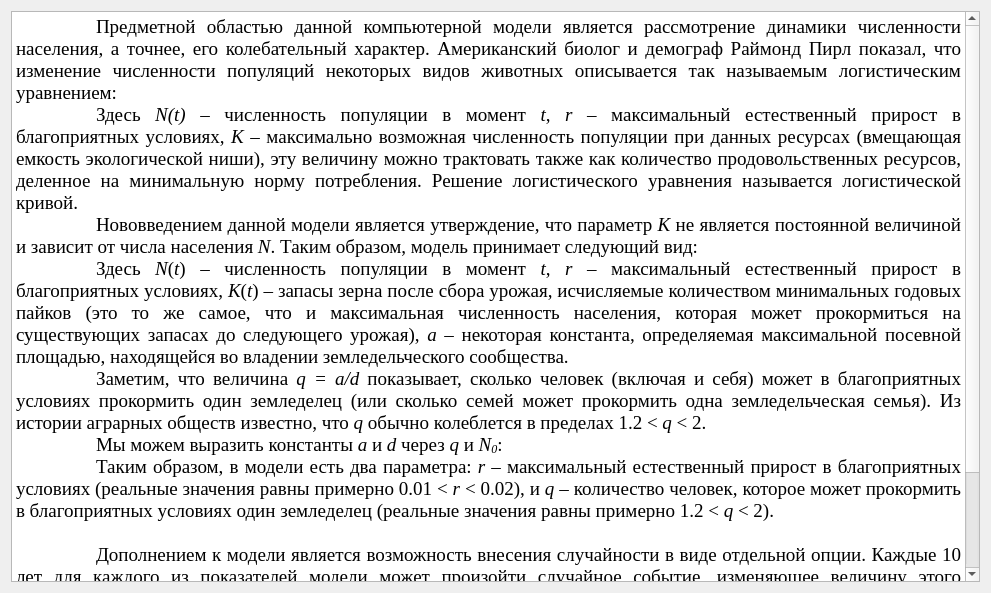
<?xml version="1.0" encoding="UTF-8"?>
<ui version="4.0">
 <class>ru_model</class>
 <widget class="QDialog" name="ru_model">
  <property name="geometry">
   <rect>
    <x>0</x>
    <y>0</y>
    <width>991</width>
    <height>593</height>
   </rect>
  </property>
  <property name="windowTitle">
   <string>Описание математической модели</string>
  </property>
  <layout class="QVBoxLayout" name="verticalLayout">
   <item>
    <widget class="QTextBrowser" name="textBrowser">
     <property name="font">
      <font>
       <family>Times New Roman</family>
       <pointsize>14</pointsize>
      </font>
     </property>
     <property name="html">
      <string>&lt;!DOCTYPE HTML PUBLIC &quot;-//W3C//DTD HTML 4.0//EN&quot; &quot;http://www.w3.org/TR/REC-html40/strict.dtd&quot;&gt;
&lt;html&gt;&lt;head&gt;&lt;meta name=&quot;qrichtext&quot; content=&quot;1&quot; /&gt;&lt;style type=&quot;text/css&quot;&gt;
p, li { white-space: pre-wrap; }
&lt;/style&gt;&lt;/head&gt;&lt;body style=&quot; font-family:'Times New Roman'; font-size:14pt; font-weight:400; font-style:normal;&quot;&gt;
&lt;p align=&quot;justify&quot; style=&quot; margin-top:0px; margin-bottom:0px; margin-left:0px; margin-right:0px; -qt-block-indent:0; text-indent:0px;&quot;&gt;	Предметной областью данной компьютерной модели является рассмотрение динамики численности населения, а точнее, его колебательный характер. &lt;span style=&quot; font-family:'Times New Roman','serif';&quot;&gt;Американский биолог и демограф Раймонд Пирл показал, что изменение численности популяций некоторых видов животных описывается так называемым логистическим уравнением:&lt;/span&gt;&lt;/p&gt;
&lt;p align=&quot;center&quot; style=&quot; margin-top:0px; margin-bottom:0px; margin-left:0px; margin-right:0px; -qt-block-indent:0; text-indent:0px;&quot;&gt;&lt;img src=&quot;:/images/1.png&quot; /&gt;&lt;/p&gt;
&lt;p align=&quot;justify&quot; style=&quot; margin-top:0px; margin-bottom:0px; margin-left:0px; margin-right:0px; -qt-block-indent:0; text-indent:0px;&quot;&gt;&lt;span style=&quot; font-family:'Times New Roman','serif';&quot;&gt;	Здесь &lt;/span&gt;&lt;span style=&quot; font-family:'Times New Roman','serif'; font-style:italic;&quot;&gt;N(t)&lt;/span&gt;&lt;span style=&quot; font-family:'Times New Roman','serif';&quot;&gt; – численность популяции в момент &lt;/span&gt;&lt;span style=&quot; font-family:'Times New Roman','serif'; font-style:italic;&quot;&gt;t&lt;/span&gt;&lt;span style=&quot; font-family:'Times New Roman','serif';&quot;&gt;, &lt;/span&gt;&lt;span style=&quot; font-family:'Times New Roman','serif'; font-style:italic;&quot;&gt;r&lt;/span&gt;&lt;span style=&quot; font-family:'Times New Roman','serif';&quot;&gt; – максимальный естественный прирост в благоприятных условиях, &lt;/span&gt;&lt;span style=&quot; font-family:'Times New Roman','serif'; font-style:italic;&quot;&gt;K&lt;/span&gt;&lt;span style=&quot; font-family:'Times New Roman','serif';&quot;&gt; – максимально возможная численность популяции при данных ресурсах (вмещающая емкость экологической ниши), эту величину можно трактовать также как количество продовольственных ресурсов, деленное на минимальную норму потребления. Решение логистического уравнения называется логистической кривой.&lt;/span&gt;&lt;/p&gt;
&lt;p align=&quot;justify&quot; style=&quot; margin-top:0px; margin-bottom:0px; margin-left:0px; margin-right:0px; -qt-block-indent:0; text-indent:0px;&quot;&gt;&lt;span style=&quot; font-family:'Times New Roman','serif';&quot;&gt;	Нововведением данной модели является утверждение, что параметр &lt;/span&gt;&lt;span style=&quot; font-family:'Times New Roman','serif'; font-style:italic;&quot;&gt;K&lt;/span&gt;&lt;span style=&quot; font-family:'Times New Roman','serif';&quot;&gt; не является постоянной величиной и зависит от числа населения &lt;/span&gt;&lt;span style=&quot; font-family:'Times New Roman','serif'; font-style:italic;&quot;&gt;N&lt;/span&gt;&lt;span style=&quot; font-family:'Times New Roman','serif';&quot;&gt;. Таким образом, модель принимает следующий вид:&lt;/span&gt;&lt;/p&gt;
&lt;p align=&quot;center&quot; style=&quot; margin-top:0px; margin-bottom:0px; margin-left:0px; margin-right:0px; -qt-block-indent:0; text-indent:0px;&quot;&gt;&lt;img src=&quot;:/images/2.png&quot; /&gt;&lt;/p&gt;
&lt;p align=&quot;justify&quot; style=&quot; margin-top:0px; margin-bottom:0px; margin-left:0px; margin-right:0px; -qt-block-indent:0; text-indent:0px;&quot;&gt;&lt;span style=&quot; font-family:'Times New Roman','serif';&quot;&gt;	Здесь &lt;/span&gt;&lt;span style=&quot; font-family:'Times New Roman','serif'; font-style:italic;&quot;&gt;N&lt;/span&gt;&lt;span style=&quot; font-family:'Times New Roman','serif';&quot;&gt;(&lt;/span&gt;&lt;span style=&quot; font-family:'Times New Roman','serif'; font-style:italic;&quot;&gt;t&lt;/span&gt;&lt;span style=&quot; font-family:'Times New Roman','serif';&quot;&gt;) – численность популяции в момент &lt;/span&gt;&lt;span style=&quot; font-family:'Times New Roman','serif'; font-style:italic;&quot;&gt;t&lt;/span&gt;&lt;span style=&quot; font-family:'Times New Roman','serif';&quot;&gt;, &lt;/span&gt;&lt;span style=&quot; font-family:'Times New Roman','serif'; font-style:italic;&quot;&gt;r&lt;/span&gt;&lt;span style=&quot; font-family:'Times New Roman','serif';&quot;&gt; – максимальный естественный прирост в благоприятных условиях, &lt;/span&gt;&lt;span style=&quot; font-family:'Times New Roman','serif'; font-style:italic;&quot;&gt;K&lt;/span&gt;&lt;span style=&quot; font-family:'Times New Roman','serif';&quot;&gt;(&lt;/span&gt;&lt;span style=&quot; font-family:'Times New Roman','serif'; font-style:italic;&quot;&gt;t&lt;/span&gt;&lt;span style=&quot; font-family:'Times New Roman','serif';&quot;&gt;) – запасы зерна после сбора урожая, исчисляемые количеством минимальных годовых пайков (это то же самое, что и максимальная численность населения, которая может прокормиться на существующих запасах до следующего урожая), &lt;/span&gt;&lt;span style=&quot; font-family:'Times New Roman','serif'; font-style:italic;&quot;&gt;a&lt;/span&gt;&lt;span style=&quot; font-family:'Times New Roman','serif';&quot;&gt; – некоторая константа, определяемая максимальной посевной площадью, находящейся во владении земледельческого сообщества.&lt;/span&gt;&lt;/p&gt;
&lt;p align=&quot;justify&quot; style=&quot; margin-top:0px; margin-bottom:0px; margin-left:0px; margin-right:0px; -qt-block-indent:0; text-indent:0px;&quot;&gt;&lt;span style=&quot; font-family:'Times New Roman','serif';&quot;&gt;	Заметим, что величина &lt;/span&gt;&lt;span style=&quot; font-family:'Times New Roman','serif'; font-style:italic;&quot;&gt;q = a/d&lt;/span&gt;&lt;a name=&quot;_x0000_t75&quot;&gt;&lt;/a&gt;&lt;span style=&quot; font-family:'Times New Roman','serif';&quot;&gt; &lt;/span&gt;&lt;span style=&quot; font-family:'Times New Roman','serif';&quot;&gt;показывает, сколько человек (включая и себя) может в благоприятных условиях прокормить один земледелец (или сколько семей может прокормить одна земледельческая семья). Из истории аграрных обществ известно, что &lt;/span&gt;&lt;span style=&quot; font-family:'Times New Roman','serif'; font-style:italic;&quot;&gt;q&lt;/span&gt;&lt;span style=&quot; font-family:'Times New Roman','serif';&quot;&gt; обычно колеблется в пределах 1.2 &amp;lt; &lt;/span&gt;&lt;span style=&quot; font-family:'Times New Roman','serif'; font-style:italic;&quot;&gt;q&lt;/span&gt;&lt;span style=&quot; font-family:'Times New Roman','serif';&quot;&gt; &amp;lt; 2&lt;/span&gt;&lt;a name=&quot;_x0000_i1025&quot;&gt;&lt;/a&gt;&lt;span style=&quot; font-family:'Times New Roman','serif';&quot;&gt;.&lt;/span&gt;&lt;/p&gt;
&lt;p align=&quot;justify&quot; style=&quot; margin-top:0px; margin-bottom:0px; margin-left:0px; margin-right:0px; -qt-block-indent:0; text-indent:0px;&quot;&gt;&lt;a name=&quot;_x0000_i1025&quot;&gt;&lt;/a&gt;&lt;span style=&quot; font-family:'Times New Roman','serif';&quot;&gt;	&lt;/span&gt;&lt;span style=&quot; font-family:'Times New Roman','serif';&quot;&gt;Мы можем выразить константы &lt;/span&gt;&lt;span style=&quot; font-family:'Times New Roman','serif'; font-style:italic;&quot;&gt;a&lt;/span&gt;&lt;span style=&quot; font-family:'Times New Roman','serif';&quot;&gt; и &lt;/span&gt;&lt;span style=&quot; font-family:'Times New Roman','serif'; font-style:italic;&quot;&gt;d&lt;/span&gt;&lt;span style=&quot; font-family:'Times New Roman','serif';&quot;&gt; через &lt;/span&gt;&lt;span style=&quot; font-family:'Times New Roman','serif'; font-style:italic;&quot;&gt;q&lt;/span&gt;&lt;span style=&quot; font-family:'Times New Roman','serif';&quot;&gt; и &lt;/span&gt;&lt;span style=&quot; font-family:'Times New Roman','serif'; font-style:italic;&quot;&gt;N&lt;/span&gt;&lt;span style=&quot; font-family:'Times New Roman','serif'; font-style:italic; vertical-align:sub;&quot;&gt;0&lt;/span&gt;&lt;span style=&quot; font-family:'Times New Roman','serif';&quot;&gt;:&lt;/span&gt;&lt;/p&gt;
&lt;p align=&quot;center&quot; style=&quot; margin-top:0px; margin-bottom:0px; margin-left:0px; margin-right:0px; -qt-block-indent:0; text-indent:0px;&quot;&gt;&lt;img src=&quot;:/images/3.png&quot; /&gt;&lt;/p&gt;
&lt;p align=&quot;justify&quot; style=&quot; margin-top:0px; margin-bottom:0px; margin-left:0px; margin-right:0px; -qt-block-indent:0; text-indent:0px;&quot;&gt;&lt;span style=&quot; font-family:'Times New Roman','serif';&quot;&gt;	Таким образом, в модели есть два параметра: &lt;/span&gt;&lt;span style=&quot; font-family:'Times New Roman','serif'; font-style:italic;&quot;&gt;r&lt;/span&gt;&lt;span style=&quot; font-family:'Times New Roman','serif';&quot;&gt; – максимальный естественный прирост в благоприятных условиях (реальные значения равны примерно 0.01 &amp;lt; &lt;/span&gt;&lt;span style=&quot; font-family:'Times New Roman','serif'; font-style:italic;&quot;&gt;r&lt;/span&gt;&lt;span style=&quot; font-family:'Times New Roman','serif';&quot;&gt; &amp;lt; 0.02), и &lt;/span&gt;&lt;span style=&quot; font-family:'Times New Roman','serif'; font-style:italic;&quot;&gt;q&lt;/span&gt;&lt;span style=&quot; font-family:'Times New Roman','serif';&quot;&gt; – количество человек, которое может прокормить в благоприятных условиях один земледелец (реальные значения равны примерно 1.2 &amp;lt; &lt;/span&gt;&lt;span style=&quot; font-family:'Times New Roman','serif'; font-style:italic;&quot;&gt;q&lt;/span&gt;&lt;span style=&quot; font-family:'Times New Roman','serif';&quot;&gt; &amp;lt; 2).&lt;/span&gt;&lt;/p&gt;
&lt;p align=&quot;justify&quot; style=&quot;-qt-paragraph-type:empty; margin-top:0px; margin-bottom:0px; margin-left:0px; margin-right:0px; -qt-block-indent:0; text-indent:0px; font-family:'Times New Roman','serif';&quot;&gt;&lt;br /&gt;&lt;/p&gt;
&lt;p align=&quot;justify&quot; style=&quot; margin-top:0px; margin-bottom:0px; margin-left:0px; margin-right:0px; -qt-block-indent:0; text-indent:0px;&quot;&gt;&lt;span style=&quot; font-family:'Times New Roman','serif';&quot;&gt;	Дополнением к модели является возможность внесения случайности в виде отдельной опции. Каждые 10 лет для каждого из показателей модели может произойти случайное событие, изменяющее величину этого показателя. Случайный параметр генерируется по нормальному распределению и трактуется как множитель для показателя. Например, множитель для &lt;/span&gt;&lt;span style=&quot; font-family:'Times New Roman','serif'; font-style:italic;&quot;&gt;N&lt;/span&gt;&lt;span style=&quot; font-family:'Times New Roman','serif';&quot;&gt; с параметрами нормального распределения {1.0, 0.01} означает, что каждые 10 лет население будет изменяться от -3% до +3%; параметры {1.05, 0.01} говорят о случайном росте населения на 2-8%. Использование случайных колебаний делает модель более реалистичной и приближенной к реальности.&lt;/span&gt;&lt;/p&gt;&lt;/body&gt;&lt;/html&gt;</string>
     </property>
    </widget>
   </item>
  </layout>
 </widget>
 <resources>
  <include location="../resources/res.qrc"/>
 </resources>
 <connections/>
</ui>
